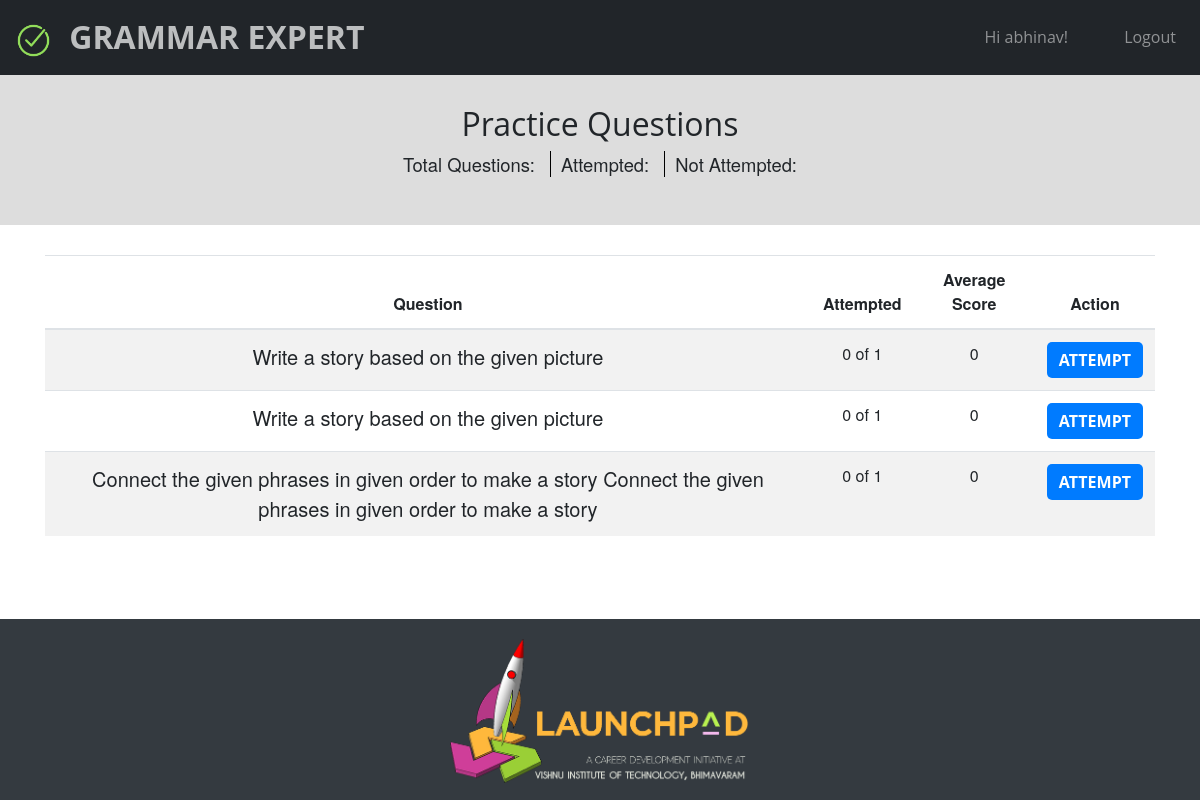
Screenshot of /practice/ (signed in) with the database file from the repository.
### exam/models.py (models this page shows, shortened)
class Question(models.Model):
    QUESTION_TYPES = (
        ('ES', 'Essay'),
        ('PS', 'Picture Story'),
        ('CP', 'Connect the phrases'),
        ('UW', 'Use words')
    )
    question = models.CharField(max_length = 500)
    user = models.ForeignKey(User, on_delete=models.CASCADE)
    code = models.CharField(max_length = 8,unique = True)
    word_limit = models.IntegerField(default=300)
    min_word_count = models.IntegerField(default=150)
    max_word_count_penalty = models.IntegerField(default=3)
    max_word_length_penalty = models.IntegerField(default=2)
    desired_mean_word_length = models.IntegerField(default=8)
    desired_mean_words_per_sentence = models.IntegerField(default=20)
    max_words_per_sentence_penalty = models.IntegerField(default=2)
    attempts_allowed = models.IntegerField(default=1)
    date_created = models.DateField(default=datetime.now)
    time_limit = models.IntegerField(default=30)
    question_type = models.CharField(max_length=2, blank=False, choices=QUESTION_TYPES, default='ES')
    keywords = models.TextField(default="", blank=True)
    expanded_keywords = models.TextField(default="", blank=True)
    picture = models.ImageField(default="/standard/es.jpg")

### exam/views.py (the view)
# urls.py: path('practice/',views.practice,name='practice'),
@login_required(login_url="login")
def practice(request):
    context = dict()
    results = []
    questions = Question.objects.filter(user_id = 1)
    for q in questions:
        a = list(Answer.objects.filter(user_id=request.user.id,question_id=q.id))
        s = 0
        n = 0
        avg = 0
        for x in a:
            s += x.score
            n += 1
        if n>0:
            avg = s/n
        if len(a) < q.attempts_allowed:
            results.append((q, True, avg, n, q.attempts_allowed))
        else:
            results.append((q, False, avg, n, q.attempts_allowed))
    return render(request, template_name = 'examuser/practice.html', context={"questions":results})

### exam/templates/examuser/practice.html (shortened to what this page needs)
{% load static %}
{% load bootstrap4 %}
{% include 'header.html' %}
<link rel="stylesheet" type="text/css" href="https://cdn.datatables.net/v/bs4/dt-1.10.18/datatables.min.css"/>
<div class="masthead text-center">
    <div class="container-fluid topheading">
        <h2>Practice Questions</h2>
        <p><span id="count">Total Questions: </span>
          <span id="attemptedcount">Attempted: </span>
          <span id="unattemptedcount">Not Attempted: </span>
        </p>
    </div>
    <div class="container">
    <table id="questions" class="table table-striped table-responsive-sm table-responsive-md">
      <thead>
        <th>Question</th>
        <th>Attempted</th>
        <th>Average Score</th>
        <th>Action</th>
      </thead>
        <tbody>
{% for q in questions %}
  <tr>
    <td class="lead">{{ q.0.question }}</td>
    <td>{{q.3}} of {{q.4}}</td>
    <td>{{q.2}}</td>
    {% if q.1 %}
    <td><a href="{% url 'attempt' q.0.code %}"><button class="btn btn-primary my-auto">attempt</button></a></td>
    {% else %}
    <td><button disabled class="btn btn-link">done</button></td>
    {% endif %}
  </tr>
{% endfor %}
</tbody>
</table>
</div>
</div>
    {% include 'footer.html' %}
</body>
</html>

### exam/templates/header.html (shortened to what this page needs)
<!DOCTYPE html>
{% load bootstrap4 %}
{% load static %}
<html lang="en">
<head>
    <link rel="stylesheet" href="https://maxcdn.bootstrapcdn.com/bootstrap/4.0.0/css/bootstrap.min.css">
    <link rel="stylesheet" href="{% static "css/header.css" %}"/>
</head>
<body>
    <nav id="mainNav" class="navbar navbar-expand-lg navbar-dark bg-dark py-2">
        <a id="homelink" class="navbar-brand d-inline-block align-top" href="{% url "homepage" %}">
            <img src="{% static "images/correct.png" %}" width="35" height="35" alt="">
            <span>Grammar Expert</span>
        </a>
        <div class="collapse navbar-collapse" id="navbarNavAltMarkup">
        <div class="navbar-nav ml-auto">
        {% if user.is_authenticated %}
          <a class="nav-item nav-link pr-5" href="{% url "profile" %}">Hi {{ user.username }}!</a>
          <a class="nav-item nav-link pr-2" href="{% url "logout" %}">Logout</a>
        {% else %}
            <a class="nav-item nav-link pr-5"  href="{% url "login" %}">Login</a>
            <a class="nav-item nav-link pr-2" href="{% url "signup" %}">Signup</a>
        {% endif %}
        </div>
      </div>
    </nav>

### exam/static/css/header.css (style rules this page uses)
body, html { width: 100%; height: 100%; }
body { font-family: 'Merriweather', 'Helvetica Neue', Arial, sans-serif; }
a { color: #F05F40; -webkit-transition: all 0.2s; -moz-transition: all 0.2s; transition: all 0.2s; }
h1, h2, h3, h4, h5, h6 { font-family: 'Open Sans', 'Helvetica Neue', Arial, sans-serif; }
.bg-dark { background-color: #212529 !important; }
#mainNav { border-bottom: 1px solid rgba(33, 37, 41, 0.1); background-color: #fff; font-family: 'Open Sans', 'Helvetica Neue', Arial, sans-serif; -webkit-transition: all 0.2s; -moz-transition: all 0.2s; transition: all 0.2s; }
#mainNav .navbar-brand { font-weight: 700; text-transform: uppercase; color: #F05F40; font-family: 'Open Sans', 'Helvetica Neue', Arial, sans-serif; }
@media (min-width: 992px) { #mainNav { border-color: transparent; background-color: transparent; } }
@media (min-width: 992px) { #mainNav .navbar-brand { color: rgba(255, 255, 255, 0.7); } }
.masthead { background-position: center center; -webkit-background-size: cover; -moz-background-size: cover; -o-background-size: cover; background-size: cover; }
.masthead p { font-weight: 300; }
@media (min-width: 768px) { .masthead p { font-size: 1.15rem; } }
@media (min-width: 992px) { .masthead { min-height: 650px; padding-top: 0; padding-bottom: 0; } }
.btn { font-weight: 700; text-transform: uppercase; border: none; border-radius: 5px; font-family: 'Open Sans', 'Helvetica Neue', Arial, sans-serif; }
.navbar-brand span { padding-left: 10px; }
#homelink { text-decoration: none; color:white; font-size:2em; text-decoration: none; }

### exam/templates/examuser/practice.html (style rules this page uses)
.topheading { text-align: center; padding:30px; background-color: #dddddd; margin-bottom: 30px; }
#count, #unattemptedcount { padding:0 10px; }
#attemptedcount { padding:0 10px; border-left: 1px solid black; border-right: 1px solid black; }

### rows the page displays
Question: question "Write a story based on the given picture", q "0", q "1"
Question: question "Write a story based on the given picture", q "0", q "1"
Question: question "Connect the given phrases in given order to make a story Connect the given phrases in given order to make a story", q "0", q "1"

### other values shown
{{ user.username }} "abhinav"
